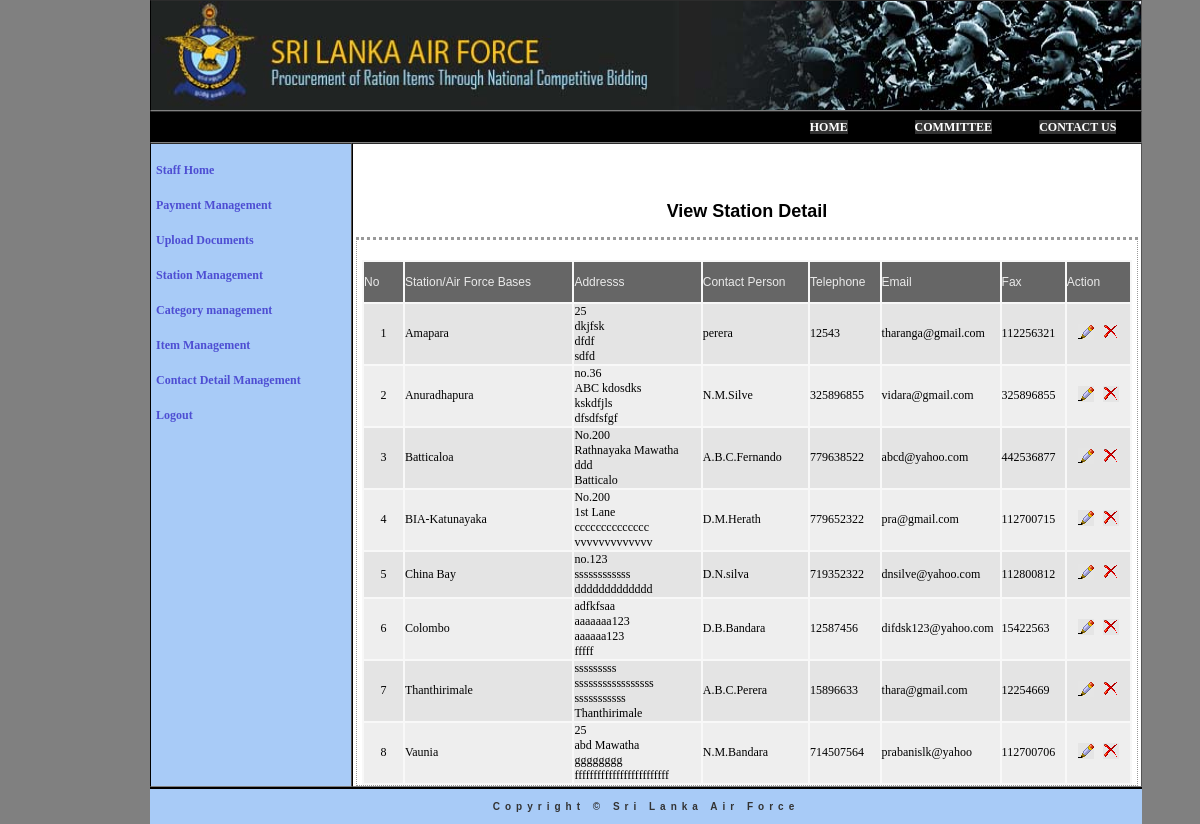
/admin/staff/stationView.php (signed in), run on the app's committed database.
### tables this page shows
CREATE TABLE IF NOT EXISTS `station` (
  `stationId` int(4) NOT NULL,
  `stationName` varchar(50) NOT NULL,
  `addLine1` varchar(50) NOT NULL,
  `addLine2` varchar(50) NOT NULL,
  `addLine3` varchar(50) NOT NULL,
  `addCity` varchar(30) NOT NULL,
  `contPersonName` varchar(50) NOT NULL,
  `phoneNo1` int(10) NOT NULL,
  `phoneNo2` int(10) NOT NULL,
  `email` varchar(30) NOT NULL,
  `fax` int(10) NOT NULL,
  `currDay` varchar(35) NOT NULL,
  PRIMARY KEY (`stationId`)
);

### admin/staff/stationView.php (the view, shortened to what this page needs)
<!DOCTYPE html PUBLIC "-//W3C//DTD XHTML 1.0 Transitional//EN" "http://www.w3.org/TR/xhtml1/DTD/xhtml1-transitional.dtd">
<html xmlns="http://www.w3.org/1999/xhtml">
<head>
<link href="../../include/MyStyle.css" rel="stylesheet" type="text/css" media="all" />
<link href="SpryAssets/SpryMenuBarVertical.css" rel="stylesheet" type="text/css" />
</head>
<body>
<table width="990" border="1" cellspacing="0" cellpadding="0" class="maintable" bgcolor="#A8CBF7">
  <tr >
      <td  colspan="3"  height="109" bgcolor="#000000"><img src="../../images/new.jpg" width="990" height="109"></td>
  </tr>
  <tr>
    <td  colspan="3" height="30" align="center"  bgcolor="#000000">
	<?php
	include("include_staffMainmenu.php");
	?>
</td>
  </tr>
  <tr>
    <td width="200" valign="top">
	<?php
	require_once("include_staffSubmenu2.php");
	?>
	</td>
    <td width="790" height="450" valign="top" align="center" bgcolor="#FFFFFF"><h2><br/><br/>View Station Detail</h2>
      <form id="form1" name="form1" method="get" action="<?php echo $_SERVER['PHP_SELF'];?>">
        <?php
	include("../../Include_Connection.php");
	 $sql = "SELECT * FROM station ORDER BY stationName";
	 $result = mysql_query($sql, $conn) or die(mysql_error());
 		?>
     <div class="container">
 <table width="770" border="0" cellpadding="0" class="subtable">
       <tr  class="subtableheading" height="75">
         <td width="37" height="40">No</td>
       <td width="159">Station/Air Force Bases</td>
       <td width="120">Addresss</td>
       <td width="100">Contact Person</td>
       <td width="66">Telephone</td>
       <td width="80">Email </td>
       <td width="60">Fax</td>
       <td width="60">Action</td>
       </tr>
         <?php
   $a=1;
   $b=0;
 while ($newArray = mysql_fetch_array($result))
 {$b++;
	 if($a%2==1)
	 {$bg="tableBg1";}
	 else{$bg="tableBg2";}
?>
  <tr class="<?php echo $bg; ?>">
      <td height="30"  align="center">
	<?php echo$b; ?></td>
    <td><?php echo $newArray['stationName']; ?></td>
    <td><?php echo $newArray['addLine1']; ?><br/><?php echo $newArray['addLine2']; ?><br/><?php echo $newArray['addLine3']; ?><br/><?php echo $newArray['addCity']; ?></td>
    <td><?php echo $newArray['contPersonName']; ?></td>
    <td><?php echo $newArray['phoneNo1']; ?></td>
    <td><?php echo $newArray['email']; ?></td>
    <td><?php echo $newArray['fax']; ?></td>
    <td align="center">
    <a href="stationEdit.php?ID=<?php echo $newArray['stationId']; ?>"><img src="../../images/b_edit.png" width="16" height="16" alt="EDIT" border="0" /></a>&nbsp;&nbsp;
    <a href="stationDelete.php?ID=<?php echo $newArray['stationId']; ?>"><img src="../../images/b_drop.png" width="16" height="16" alt="DELETE" border="0" /></a>
    </td>
  </tr>
<?PHP  $a++; } ?>
      </table>
 </div>
 </form>
    </td>
  </tr>
  <tr>
    <td colspan="3" align="center" class="copyr" height="35"> Copyright &copy; Sri Lanka Air Force</td>
  </tr>
</table>
</body>
</html>

### include/MyStyle.css (style rules this page uses)
body { font-family: Georgia, "Times New Roman", Times, serif; font-size: 12px; background-color:#808080 ; margin-top: 0px; margin-right: 0px; margin-bottom: 0px; margin-left: 150px; }
img { background-color: #E5E5E5; border:; }
.copyr { font-family: Verdana, Geneva, sans-serif; font-size: 10px; font-style: normal; font-weight: bold; font-variant: normal; color: #333; text-decoration: none; letter-spacing: 5px; border-top-width: 2px; border-right-width: 0px; border-bottom-width: 0px; border-left-width: 0px; border-top-color: #000; border-right-color: #000; border-bottom-color: #000; border-left-color: #000; }
.maintable { font-family: Verdana, Geneva, sans-serif; font-size: 12px; color: #000; margin: 0px; border-top-width: 0px; border-right-width: 0px; border-bottom-width: 0px; border-left-width: 0px; border-top-style: none; border-right-style: solid; border-bottom-style: none; border-left-style: solid; border-right-color: #000; border-left-color: #000; background-color: #A8CBF7; }
.subtable { font-family: Verdana, Geneva, sans-serif; font-size: 12px; background-color: #F8F8F8; border-top-color: #000; border-right-color: #000; border-bottom-color: #000; border-left-color: #000; border-top-width: 0px; border-right-width: 0px; border-bottom-width: 0px; border-left-width: 0px; }
.subtableheading { font-family: Verdana, Geneva, sans-serif; font-size: 12px; color: #EAEAEA; text-decoration: none; background-color: #666; text-align: left; height: auto; }
a { font-family: Georgia, "Times New Roman", Times, serif; font-size: 12px; font-weight: bold; color: #4E4ED3; text-decoration: none; }
.container { width: 780px; border-right-width: 1px; border-bottom-width: 1px; border-left-width: 1px; border-left-width: 1px; border-right-style: dotted; border-bottom-style: dotted; border-left-style: dotted; border-top-style: dotted; border-right-color: #999; border-bottom-color: #999; border-left-color: #999; border-top-color: #999; margin-top: auto; margin-right: auto; margin-bottom: auto; margin-left: auto; padding-top: 20px; }
.tableBg1 { font-family: Georgia, "Times New Roman", Times, serif; color: #000; background-color: #E4E4E4; }
.tableBg2 { font-family: Georgia, "Times New Roman", Times, serif; color: #000; background-color: #EEE; }

### admin/staff/include_staffSubmenu2.php (style rules this page uses)
body { behavior:url(cssHoverFix.htc); }

### data on the page
station: stationName "Amapara", addLine1 "25", addLine2 "dkjfsk", addLine3 "dfdf", addCity "sdfd", contPersonName "perera", phoneNo1 "12543", email "tharanga@gmail.com", fax "112256321"
station: stationName "Anuradhapura", addLine1 "no.36", addLine2 "ABC kdosdks", addLine3 "kskdfjls", addCity "dfsdfsfgf", contPersonName "N.M.Silve", phoneNo1 "325896855", email "vidara@gmail.com", fax "325896855"
station: stationName "Batticaloa", addLine1 "No.200", addLine2 "Rathnayaka Mawatha", addLine3 "ddd", addCity "Batticalo", contPersonName "A.B.C.Fernando", phoneNo1 "779638522", email "abcd@yahoo.com", fax "442536877"
station: stationName "BIA-Katunayaka", addLine1 "No.200", addLine2 "1st Lane", addLine3 "cccccccccccccc", addCity "vvvvvvvvvvvvv", contPersonName "D.M.Herath", phoneNo1 "779652322", email "pra@gmail.com", fax "112700715"
station: stationName "China Bay", addLine1 "no.123", addLine2 "ssssssssssss", addLine3 "ddddddddddddd", contPersonName "D.N.silva", phoneNo1 "719352322", email "dnsilve@yahoo.com", fax "112800812"
station: stationName "Colombo", addLine1 "adfkfsaa", addLine2 "aaaaaaa123", addLine3 "aaaaaa123", addCity "fffff", contPersonName "D.B.Bandara", phoneNo1 "12587456", email "difdsk123@yahoo.com", fax "15422563"
station: stationName "Thanthirimale", addLine1 "sssssssss", addLine2 "sssssssssssssssss", addLine3 "sssssssssss", addCity "Thanthirimale", contPersonName "A.B.C.Perera", phoneNo1 "15896633", email "thara@gmail.com", fax "12254669"
station: stationName "Vaunia", addLine1 "25", addLine2 "abd Mawatha", addLine3 "gggggggg", addCity "fffffffffffffffffffffffff", contPersonName "N.M.Bandara", phoneNo1 "714507564", email "prabanislk@yahoo", fax "112700706"
